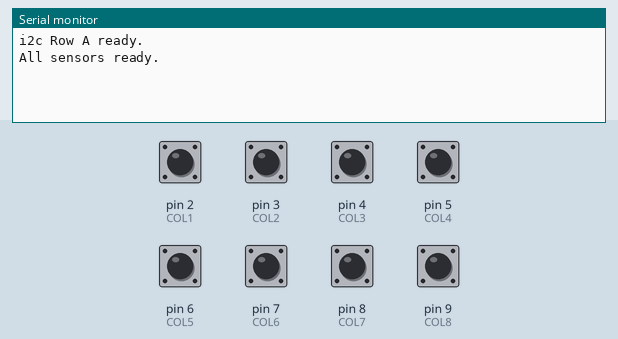
Recording of a sketch running on a simulated Arduino Uno, built with avr-gcc and run on an emulated ATmega328P. Parts: the last lines printed to the serial monitor. Inputs (shaded band) come from the test bench; at power-on: pin 2 (COL1), pin 3 (COL2), pin 4 (COL3), pin 5 (COL4), pin 6 (COL5), pin 7 (COL6), pin 8 (COL7), pin 9 (COL8) HIGH.

Above: at 1.2 s.
1.3 s: pin 2 (COL1) pulled LOW for 0.15 s
At 1.8 s:
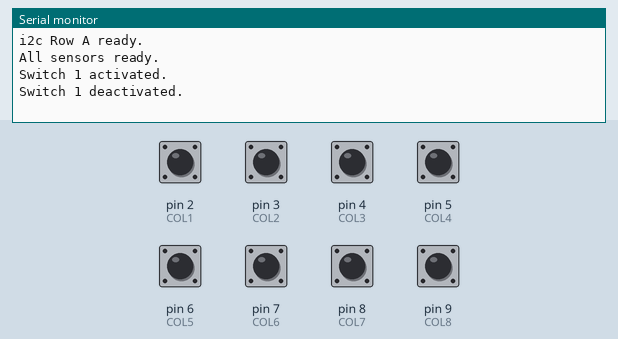
2.9 s: pin 3 (COL2) pulled LOW for 0.15 s
At 3.03 s:
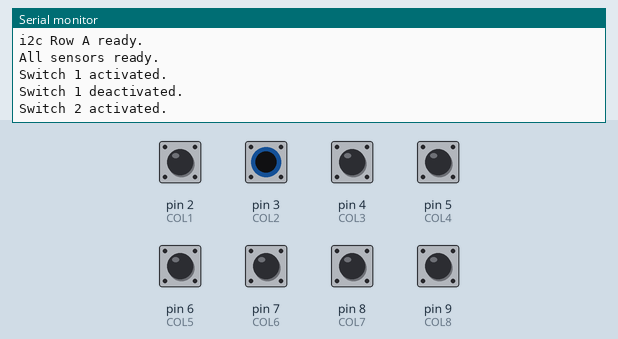
4.5 s: pin 4 (COL3) pulled LOW for 0.15 s
At 5.4 s:
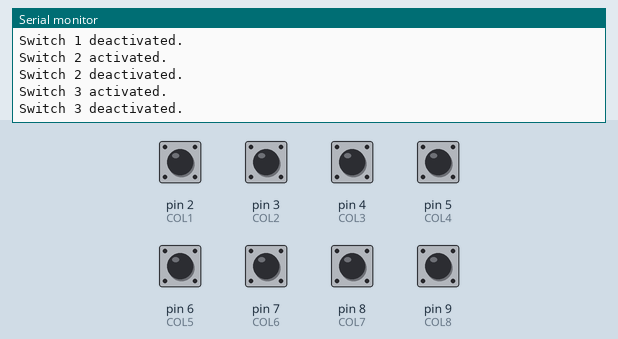
6.1 s: pin 5 (COL4) pulled LOW for 0.15 s
At 6.6 s:
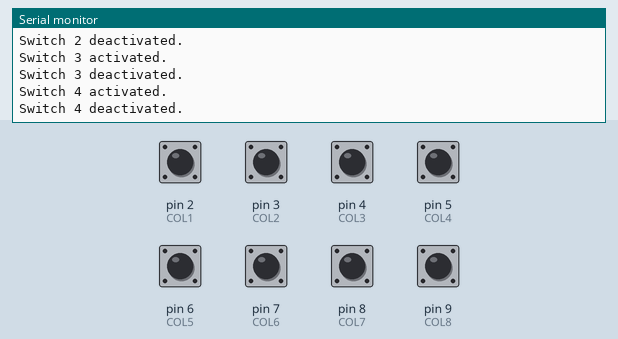
7.7 s: pin 6 (COL5) pulled LOW for 0.15 s
At 9.0 s:
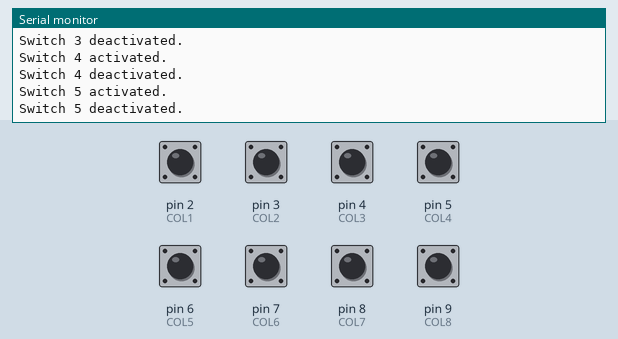
9.3 s: pin 7 (COL6) pulled LOW for 0.15 s
At 10.3 s:
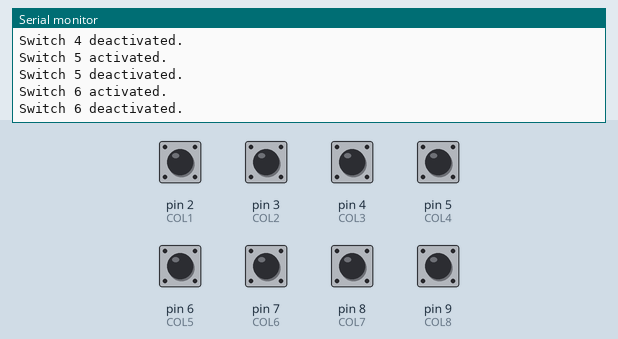

Measured:
- after the input at 1.3 s, the serial monitor: prints a new line at once (image 1)
- after the input at 2.9 s, the serial monitor: prints a new line at once (image 2)
- after the input at 4.5 s, the serial monitor: prints a new line at once (image 3)
- after the input at 6.1 s, the serial monitor: prints a new line at once (image 4)
- after the input at 7.7 s, the serial monitor: prints a new line at once (image 5)
- after the input at 9.3 s, the serial monitor: prints a new line at once (image 6)

The sketch:

arduino-only-8RS.ino
```cpp
// Arduino Control for Row A
// Josh & Dom

#include <Wire.h>

char ROW = 'A';
int RPiInput = 0;
#define SLAVE_ADDRESS 0x04

// define Reed switch ports
const int REED_PORTS[8] = {2, 3, 4, 5, 6, 7, 8, 9};
const int COL1 = 2;
const int COL2 = 3;
const int COL3 = 4;
const int COL4 = 5;
const int COL5 = 6;
const int COL6 = 7;
const int COL7 = 8;
const int COL8 = 9;

int states[8] = {1, 1, 1, 1, 1, 1, 1, 1}; // initialize states to closed

void setup() {

  Serial.begin(9600); // start serial for output
  // initialize i2c as slave
  Wire.begin(SLAVE_ADDRESS);

  // define callbacks for i2c communication
  //Wire.onReceive(receiveData);
  //Wire.onRequest(sendData);
  Serial.println("i2c Row " + String(ROW) + " ready.");

  // define reed switch ports
  pinMode(COL1, INPUT_PULLUP);
  pinMode(COL2, INPUT_PULLUP);
  pinMode(COL3, INPUT_PULLUP);
  pinMode(COL4, INPUT_PULLUP);
  pinMode(COL5, INPUT_PULLUP);
  pinMode(COL6, INPUT_PULLUP);
  pinMode(COL7, INPUT_PULLUP);
  pinMode(COL8, INPUT_PULLUP);
  Serial.println("All sensors ready.");
}

void loop() {
  // set states of reed switches
  //setStates();
  //getStates();
  delay(1);
  detectChange();
}

void getStates() {
  for (int i = 0; i < 8; i++) {
    if (states[i] == LOW) {
      Serial.println("Switch " + String(i + 1) + " activated");
    }
  }
}

void detectChange() {
  int oldStates[8];
  for (int i = 0; i < 8; i++) {
    oldStates[i] = states[i];
  }
  // update states
  setStates();
  // detect change
  for (int i = 0; i < 8; i++) {
    if (oldStates[i] != states[i]) {
      if (states[i] == LOW) {
        Serial.println("Switch " + String(i + 1) + " activated.");
      } else {
        Serial.println("Switch " + String(i + 1) + " deactivated.");
      }
    }
  }
}

void setStates() {
  states[0] = digitalRead(COL1);
  states[1] = digitalRead(COL2);
  states[2] = digitalRead(COL3);
  states[3] = digitalRead(COL4);
  states[4] = digitalRead(COL5);
  states[5] = digitalRead(COL6);
  states[6] = digitalRead(COL7);
  states[7] = digitalRead(COL8);
}
```
